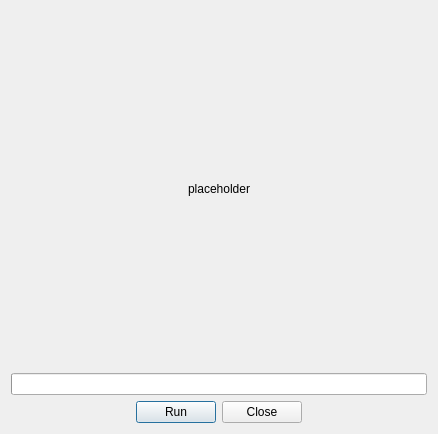
<?xml version="1.0" encoding="UTF-8"?>
<ui version="4.0">
 <class>RunDialog</class>
 <widget class="QDialog" name="RunDialog">
  <property name="geometry">
   <rect>
    <x>0</x>
    <y>0</y>
    <width>438</width>
    <height>434</height>
   </rect>
  </property>
  <property name="windowTitle">
   <string>Dialog</string>
  </property>
  <layout class="QGridLayout" name="gridLayout_2">
   <item row="0" column="0">
    <layout class="QGridLayout" name="gridLayout">
     <item row="0" column="0">
      <widget class="QLabel" name="placeholder">
       <property name="sizePolicy">
        <sizepolicy hsizetype="MinimumExpanding" vsizetype="MinimumExpanding">
         <horstretch>0</horstretch>
         <verstretch>0</verstretch>
        </sizepolicy>
       </property>
       <property name="text">
        <string>placeholder</string>
       </property>
       <property name="alignment">
        <set>Qt::AlignCenter</set>
       </property>
      </widget>
     </item>
     <item row="2" column="0">
      <layout class="QHBoxLayout" name="horizontalLayout">
       <item>
        <spacer name="horizontalSpacer">
         <property name="orientation">
          <enum>Qt::Horizontal</enum>
         </property>
         <property name="sizeHint" stdset="0">
          <size>
           <width>40</width>
           <height>20</height>
          </size>
         </property>
        </spacer>
       </item>
       <item>
        <widget class="QPushButton" name="btnOk">
         <property name="text">
          <string>Run</string>
         </property>
        </widget>
       </item>
       <item>
        <widget class="QPushButton" name="btnClose">
         <property name="text">
          <string>Close</string>
         </property>
        </widget>
       </item>
       <item>
        <spacer name="horizontalSpacer_2">
         <property name="orientation">
          <enum>Qt::Horizontal</enum>
         </property>
         <property name="sizeHint" stdset="0">
          <size>
           <width>40</width>
           <height>20</height>
          </size>
         </property>
        </spacer>
       </item>
      </layout>
     </item>
     <item row="1" column="0">
      <widget class="QProgressBar" name="progressBar">
       <property name="value">
        <number>0</number>
       </property>
       <property name="textVisible">
        <bool>true</bool>
       </property>
       <property name="format">
        <string/>
       </property>
      </widget>
     </item>
    </layout>
   </item>
  </layout>
 </widget>
 <resources/>
 <connections/>
</ui>
